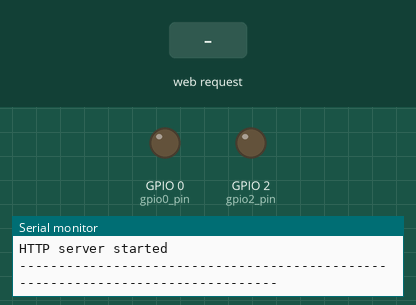
Recording of a sketch running on a simulated ESP8266 (NodeMCU). Shown: output pins drawn as LEDs (lit = HIGH), the last lines printed to the serial monitor. Inputs (shaded band) come from the test bench. WiFi joins after 1.5 s; servers stay silent unless stated.

Above: at 2.7 s.
2.8 s: HTTP request GET /socket1On received
At 3.8 s:
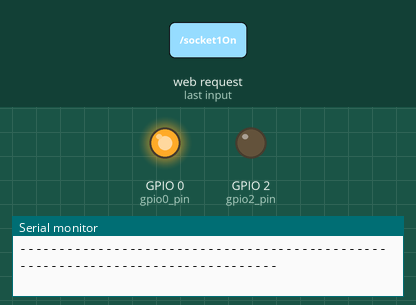
4.3 s: HTTP request GET /socket2On received
At 5.0 s:
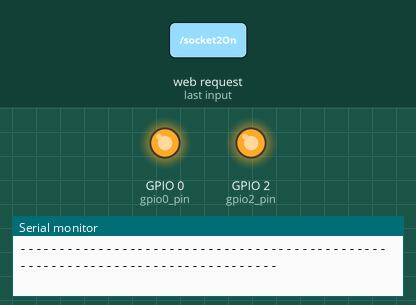
5.8 s: HTTP request GET /socket1Off received
At 6.2 s:
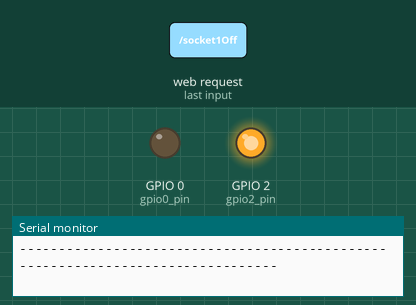
7.3 s: HTTP request GET /socket2Off received
At 8.5 s:
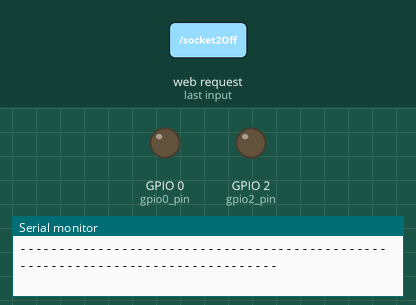
Timing chart, 0 to 9.8 s (numbered marks = the images above; inputs shaded):
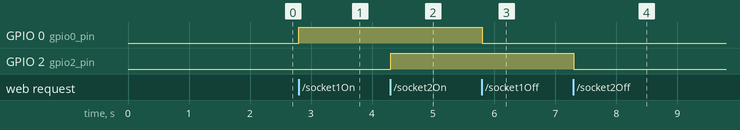

Measured:
- after the input at 2.8 s, GPIO 0 (gpio0_pin): LOW → HIGH at once
- after the input at 4.3 s, GPIO 2 (gpio2_pin): LOW → HIGH at once
- after the input at 5.8 s, GPIO 0 (gpio0_pin): HIGH → LOW at once
- after the input at 7.3 s, GPIO 2 (gpio2_pin): HIGH → LOW at once

The sketch:

WebClientLEDs.ino
```cpp
// Column locations.
//3456789012345678901234567890123456789012345678901234567890123456789012345678901234567890123456
//       1         2         3         4         5         6         7         8         9     9
//const unsigned long FAKE_LONG     =          10000UL; // Fake variable for column positions.

/*********
  Rui Santos
  Complete project details at http://randomnerdtutorials.com
*********/

#include <ESP8266WiFi.h>
#include <WiFiClient.h>
#include <ESP8266WebServer.h>
#include <ESP8266mDNS.h>

#define DEBUG_ESP_HTTP_SERVER

const byte            VER_MAJOR     =                1; // Major version.
const byte            VER_MINOR     =                2; // Minor version.

MDNSResponder mdns;

// Forward references.
void        dashedLine(byte cnt, char c = '-');
void        handleNotFound();

// Replace with your network credentials
const char* ssid      = "KQRR_AC1900";
const char* password  = "0140,athens,record,SUIT,WRITTEN,promise,THIN,8604,FRED,2763";

ESP8266WebServer server(80);

String webPage = "";

int gpio0_pin = 0;
int gpio2_pin = 2;

void setup(void){
  byte                macAdr[6];                        // Mac address array.
  unsigned long       start;                            // Start time ms.

  webPage += "<h1>ESP8266 Web Server</h1><p>Socket #1 <a href=\"socket1On\"><button>ON</button></a>&nbsp;<a href=\"socket1Off\"><button>OFF</button></a></p>";
  webPage += "<p>Socket #2 <a href=\"socket2On\"><button>ON</button></a>&nbsp;<a href=\"socket2Off\"><button>OFF</button></a></p>";

  // preparing GPIOs
  pinMode(gpio0_pin, OUTPUT);
  digitalWrite(gpio0_pin, LOW);
  pinMode(gpio2_pin, OUTPUT);
  digitalWrite(gpio2_pin, LOW);

  Serial.begin(115200);
  while(!Serial) {
    ; // wait for serial port to connect. Needed for native USB port only
  }
  Serial.println();
  Serial.printf(F("Starting WebClientLEDs version %d.%d, Build date %s %s\n"),
                                                                            VER_MAJOR,
                                                                            VER_MINOR,
                                                                            __DATE__,
                                                                            __TIME__);
  dashedLine(80);

  start = millis();
  WiFi.begin(ssid, password);
  // Wait for connection
  Serial.print("Connecting to ");
  Serial.println(ssid);
  while (WiFi.status() != WL_CONNECTED) {
    delay(500);
    Serial.print(".");
  }
  Serial.printf(F("\nConnected to  %s. Connect time %lums.\n"), ssid,
                                                                millis() - start);
  Serial.print("IP address:  ");
  Serial.println(WiFi.localIP());

  WiFi.macAddress(macAdr);
  Serial.printf(F("MAC address: %02X:%02X:%02X:%02X:%02X:%02X\n"),
    macAdr[0], macAdr[1], macAdr[2], macAdr[3], macAdr[4], macAdr[5]);

  if (mdns.begin("esp8266", WiFi.localIP())) {
    Serial.println("MDNS responder started");
  }

  server.on("/", [](){
    #ifdef DEBUG_ESP_HTTP_SERVER
    dashedLine(80);
    #endif // DEBUG_ESP_HTTP_SERVER
    server.send(200, "text/html", webPage);
  });
  server.on("/socket1On", [](){
    #ifdef DEBUG_ESP_HTTP_SERVER
    dashedLine(80);
    #endif // DEBUG_ESP_HTTP_SERVER
    server.send(200, "text/html", webPage);
    digitalWrite(gpio0_pin, HIGH);
    delay(1000);
  });
  server.on("/socket1Off", [](){
    #ifdef DEBUG_ESP_HTTP_SERVER
    dashedLine(80);
    #endif // DEBUG_ESP_HTTP_SERVER
    server.send(200, "text/html", webPage);
    digitalWrite(gpio0_pin, LOW);
    delay(1000);
  });
  server.on("/socket2On", [](){
    #ifdef DEBUG_ESP_HTTP_SERVER
    dashedLine(80);
    #endif // DEBUG_ESP_HTTP_SERVER
    server.send(200, "text/html", webPage);
    digitalWrite(gpio2_pin, HIGH);
    delay(1000);
  });
  server.on("/socket2Off", [](){
    #ifdef DEBUG_ESP_HTTP_SERVER
    dashedLine(80);
    #endif // DEBUG_ESP_HTTP_SERVER
    server.send(200, "text/html", webPage);
    digitalWrite(gpio2_pin, LOW);
    delay(1000);
  });

  server.onNotFound(handleNotFound);

  server.begin();
  Serial.println("HTTP server started");
  dashedLine(80);
}

void loop(void){
  server.handleClient();
}

void dashedLine(byte cnt, char c) {
  while( cnt-- > 0) {
    Serial.write(c);
  }
  Serial.println();
}

void handleNotFound(){
  #ifdef DEBUG_ESP_HTTP_SERVER
  dashedLine(80, '=');
  Serial.println(F("Entering handleNotFound."));
  #endif // DEBUG_ESP_HTTP_SERVER
  String message = "File Not Found\n\n";
  message += "URI: ";
  message += server.uri();
  message += "\nMethod: ";
  message += (server.method() == HTTP_GET)?"GET":"POST";
  message += "\nArguments: ";
  message += server.args();
  message += "\n";
  for (uint8_t i=0; i<server.args(); i++){
    message += " " + server.argName(i) + ": " + server.arg(i) + "\n";
  }
  server.send(404, "text/plain", message);
}
```
